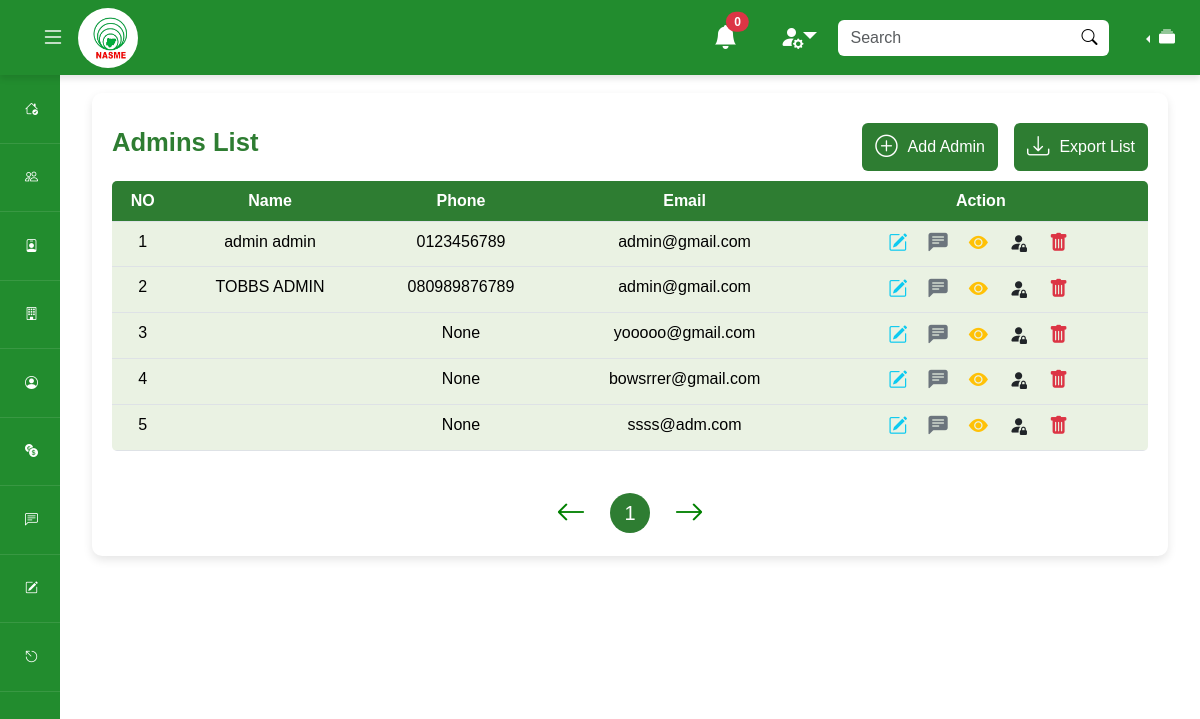
Screenshot of /testadmin/manage-admin/ (signed in) with the database file from the repository.
### mainapp/models.py (models this page shows)
class User(AbstractUser):
    profile_pic = models.ImageField(upload_to='profile_pics/', blank=True, null=True)
    phone_num = models.CharField(null=True, max_length=20, validators=[validators.MinLengthValidator(10)])
    dob = models.DateField(auto_now=False, auto_now_add=False, null=True)
    has_filled_profile = models.BooleanField(default=False)
    last_updated = models.DateTimeField(auto_now=True)
    created_at = models.DateTimeField(auto_now_add=True)
    random_id = models.CharField(max_length=24, null=True)
    suspend_message = models.CharField(max_length=500, null=True)
    is_suspended = models.BooleanField(default=False)

### adminapp/views.py (the view)
# urls.py: path('manage-admin/', views.manage_admin, name='manage-admin'),
def manage_admin(request):
    if request.user.is_authenticated == False and request.user.is_staff == False:
        return redirect('admin-login')
    all_admins = User.objects.filter(is_staff = True)
    context = {
        'admins' : all_admins
    }
    return render(request, 'adminapp/manage-admin.html', context)

### adminapp/context_processor.py (called while the page is built)
def global_resources(request):
    all_units = Unit.objects.all()
    context = {
        'units': all_units
    }
    return context

### templates/adminapp/manage-admin.html (shortened to what this page needs)
{% extends 'partials/base.html' %} {% load static %} {% block styles %}
<link rel="stylesheet" href="{% static 'css/styles.css' %}" />
{% endblock styles %} {% block content %}
<div class="container my-5">
  <div class="row justify-content-center align-items-center">
    <div class="col-lg-12">
      <div class="table-container">
        <div class="table-actions">
          <h2>Admins List</h2>
          <div class="d-flex justify-content-center align-items-center gap-3">
            <a href="{%url 'register-admin' %}" class="btn btn-custom">
              <i class="bi bi-plus-circle icon icon-btn"></i>
              <span>Add Admin</span>
            </a>
            <button class="btn btn-custom">
              <i class="bi bi-download icon icon-btn"></i>
              <span>Export List</span>
            </button>
          </div>
        </div>
        <div class="table-responsive-xxl">
          <table class="table table-hover">
            <thead>
              <tr>
                <th class="text-center">NO</th>
                <th class="text-center">Name</th>
                <th class="text-center">Phone</th>
                <th class="text-center">Email</th>
                <th class="text-center">Action</th>
              </tr>
            </thead>
            <tbody>
              {% for admin in admins %}
              <tr>
                <td>{{forloop.counter}}</td>
                <td>{{admin.first_name}} {{admin.last_name}}</td>
                <td>{{admin.phone_num}}</td>
                <td>{{admin.email}}</td>
                <td class="action-icons">
                  <div class="action-icons-container">
                    <a href="#editMemberModal" data-bs-memberId="{{admin.random_id}}" data-bs-toggle="modal"
                      data-bs-business='
                                      {
                                        "memberName": "{{admin.first_name}} {{admin.last_name}}",
                                        "memberNum": "{{admin.phone_num}}",
                                        "memberEmail": "{{admin.email}}",
                                        "memberPfp" : "{% if admin.profile_pic.url is not None %}{{admin.profile_pic.url}}{% endif %}"
                                      }
                                    ' class="text-info" title="edit-member"><i class="bi bi-pencil-square"></i></a>
                    <a href="#MessageMemberModal" data-bs-memberId="{{admin.random_id}}"
                      data-bs-businessName='{{admin.first_name}}' data-bs-toggle="modal" class="text-secondary"
                      title="message-member"><i class="bi bi-chat-left-text-fill"></i></a>
                    <a href="#" class="text-warning" title="view-member-details"><i class="bi bi-eye-fill"></i></a>
                    <a href="#SuspendMemberModal" data-bs-memberId="{{admin.random_id}}"
                      data-bs-businessName='{{admin.first_name}}' class="text-dark" data-bs-toggle="modal"
                      title="Suspend-member"><i class="bi bi-person-fill-lock"></i></a>
                    <a href="#deleteMembermodal" data-bs-memberId="{{admin.random_id}}" data-bs-toggle="modal"
                      class="text-danger" title="Delete-member"><i class="bi bi-trash-fill"></i></a>
                  </div>
                </td>
              </tr>
              {% endfor %}
            </tbody>
          </table>
        </div>
        <div class="d-flex justify-content-center gap-4 align-items-center mt-4">
          <i class="bi bi-arrow-left pagination-arrow"></i>
          <div>
            <button class="btn-pagination">1</button>
          </div>
          <i class="bi bi-arrow-right pagination-arrow"></i>
        </div>
      </div>
    </div>
  </div>
</div>
</div>
{% endblock content %}

### staticfiles/css/styles.css (style rules this page uses)
:root { --main-theme: #2e7d32 !important; }
body { font-family: Arial, sans-serif !important; }
.btn-custom { background-color: var(--main-theme) !important; color: white !important; display: flex !important; justify-content: center !important; align-items: center !important; }
.icon-container, .icon { font-size: 2.5rem !important; color: var(--main-theme) !important; }
.icon-btn { font-size: 1.4rem !important; color: white !important; margin-right: 10px !important; }
h1, h2, h4, h5 { color: var(--main-theme) !important; font-weight: bold !important; }
h2 { font-size: 1.6rem !important; }
.table-container { background-color: #fff !important; padding: 20px !important; border-radius: 10px !important; box-shadow: 0 4px 10px rgba(0, 0, 0, 0.1) !important; width: 100%; }
.table { border-radius: 5px !important !important; overflow: hidden !important; }
.table thead th { background-color: var(--main-theme) !important; color: white !important; font-weight: bold !important; }
.table tbody td { background-color: #eaf2e3 !important; text-align: center !important; }
.action-icons i { font-size: 1.2rem !important; padding: 8px !important; margin-right: 5px !important; }
.action-icons-container { display: flex !important; justify-content: center !important; align-items: center !important; }
.btn-pagination { background-color: var(--main-theme) !important; color: white !important; border-radius: 50% !important; border: none !important; width: 40px !important; height: 40px !important; font-size: 20px !important; }
.pagination-arrow { color: green !important; font-size: 30px !important; cursor: pointer !important; }

### templates/adminapp/manage-admin.html (style rules this page uses)
.table-actions { display: flex; justify-content: space-between; align-items: center; margin: 10px 0; }
.table { border-radius: 5px !important; overflow: hidden; }
.table tbody td { background-color: #eaf2e3; }
.action-icons i { font-size: 1.2rem; padding: 8px; margin-right: 5px; }
.pagination-arrow { color: green; font-size: 30px; cursor: pointer; }

### rows the page displays
User: first_name "admin", last_name "admin", phone_num "0123456789", email "admin@gmail.com"
User: first_name "TOBBS", last_name "ADMIN", phone_num "080989876789", email "admin@gmail.com"
User: phone_num "None", email "yooooo@gmail.com"
User: phone_num "None", email "bowsrrer@gmail.com"
User: phone_num "None", email "ssss@adm.com"
